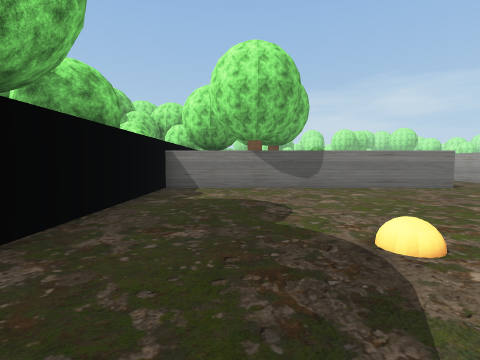
view 1 (above)

23 first-person views from a walk through a 3-D level made in the Unity game engine. The camera is 1.4 m above the floor, tilts 4° down and sees 85° across. The floor is counted in squares, 2 m on a side. Each view is taken from the middle of a square. On the plan, view 1 faces up. The plan holds only what a view shows up to about 9 squares ahead; the rest is blank. The place goes on beyond the plan. Some trees and plants on the terrain are drawn as simple stand-ins. The player is left out.

view 2
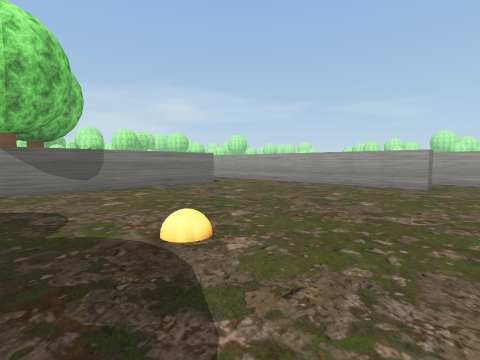

view 3
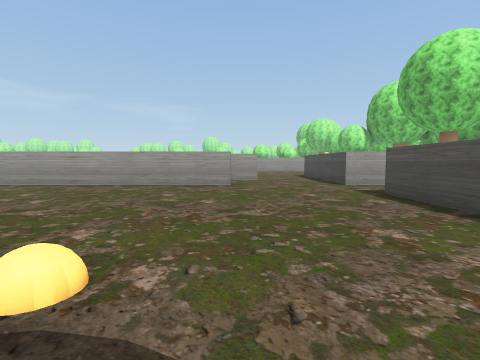

view 4
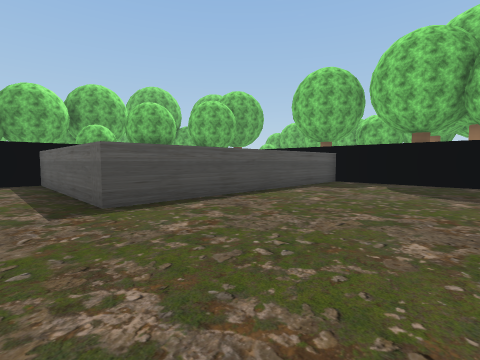

view 5
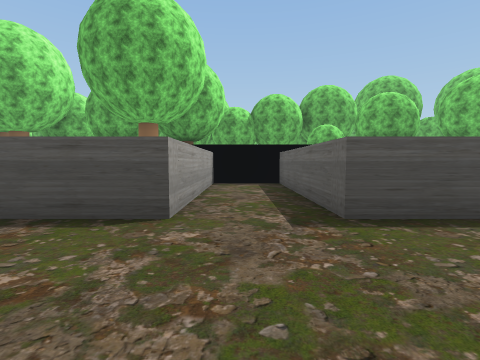

view 6
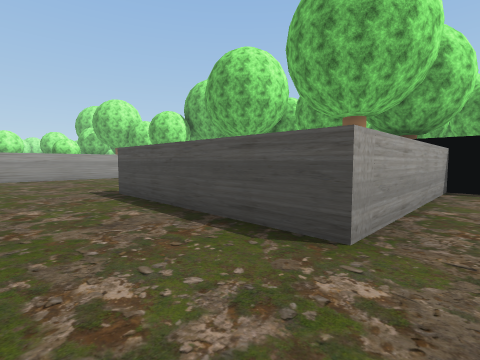

view 7
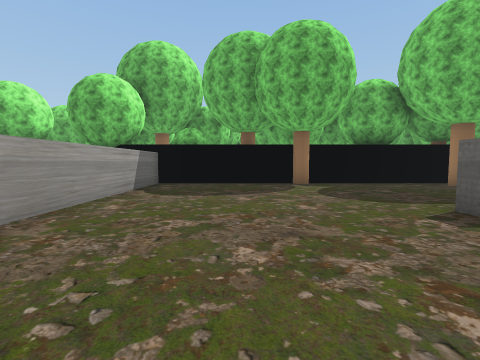

view 8
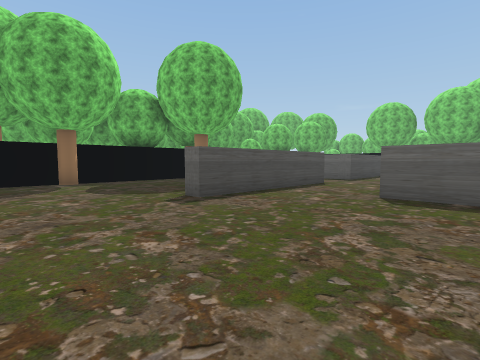

view 9
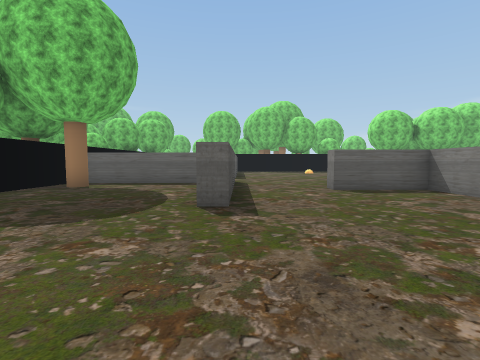

view 10
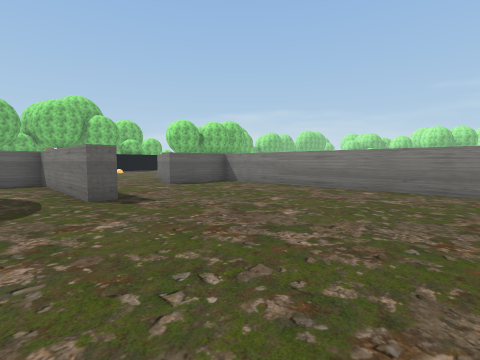

view 11
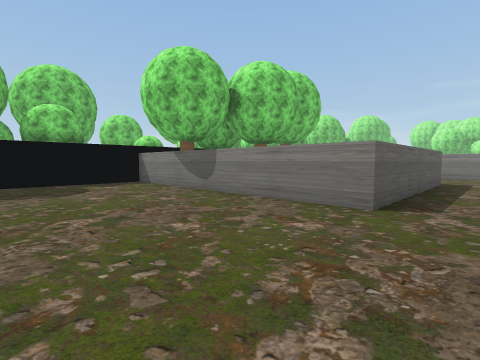

view 12
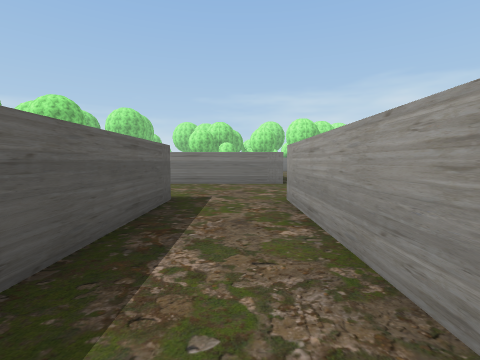

view 13
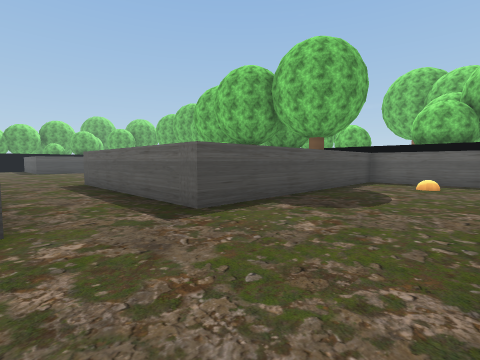

view 14
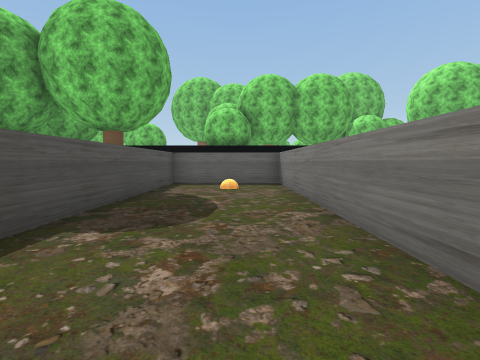

view 15
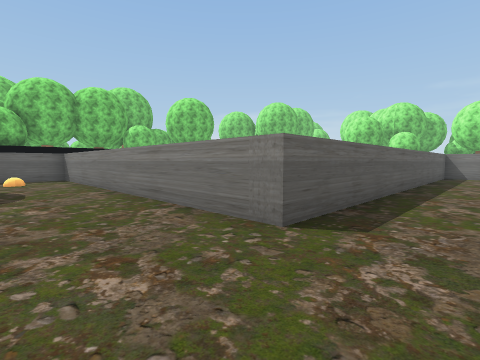

view 16
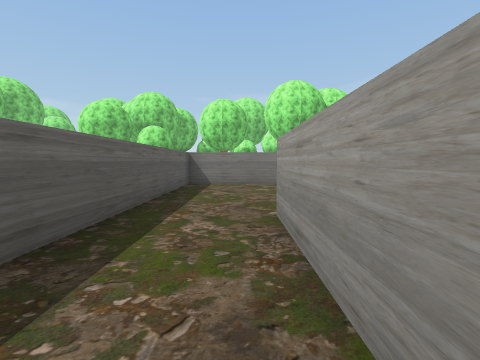

view 17
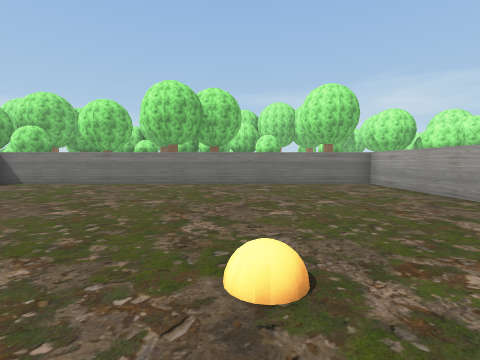

view 18
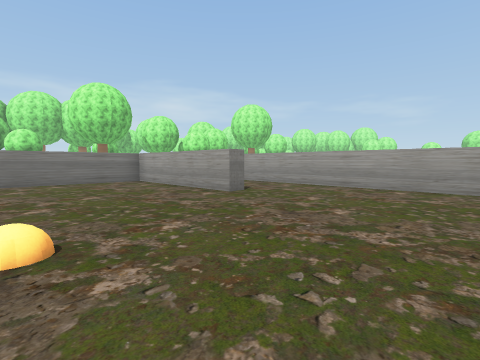

view 19
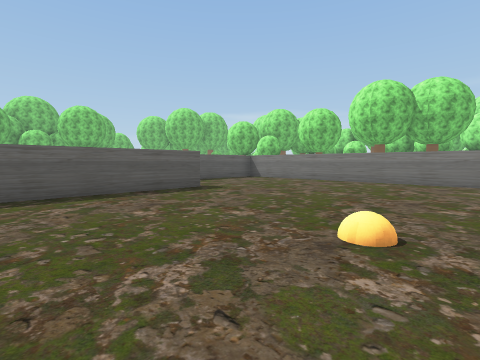

view 20
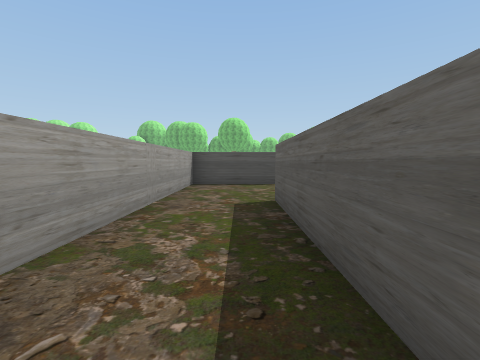

view 21
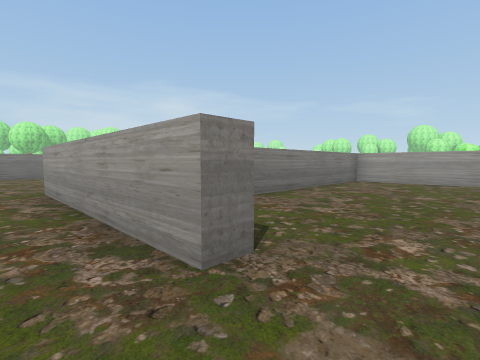

view 22
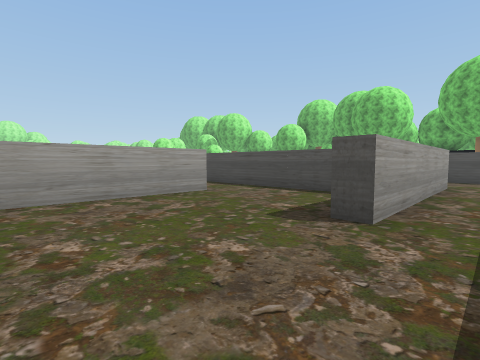

view 23
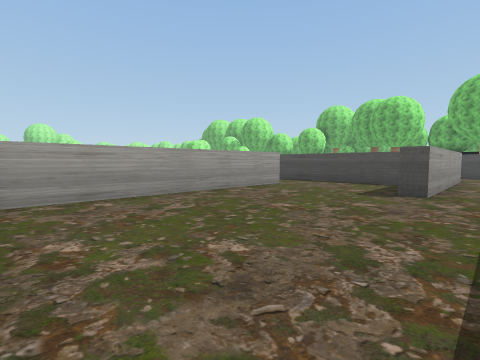

### Floor plan
Points are (right, up) in squares from view 1. A wall is a line through its corners. A room is listed if a view was taken in it or the views show most of it. See-through windows are left out.
Room 1 (views 1, 2, 3, 4, 5, 6, 11, 21)
walls: (8.4, 1.3) (7.9, 1.3) (7.9, 5.5); (-2, 1.6) (-2, -1.8); (10, 0.3) (10, 1.5); (5.7, 7) (-2, 7) (-2, 3.4); (-1.6, -2.2) (5.7, -2.2) (5.7, -7.5) (7.9, -7.5) (7.9, -2.2) (9.6, -2.2)
ways out: opening at (10, -0.5) to room 2; opening at (6.5, 6.5) to room 3; opening at (9, 2) to room 5
objects: orange ball (1, 2)
Room 2 (views 7, 8, 9, 10)
walls: (9.6, -2.2) (13, -2.2) (13, -2.7) (8.4, -2.7) (8.4, -7); (9.5, -7.5) (18.6, -7.5) (18.6, 2.1); (18.1, 2.7) (10.5, 2.7) (10.5, 0.3) (10, 0.3)
ways out: opening at (10, -0.5) to room 1
objects: tree (9, -9) to (9, -8); tree (10, -7); tree (11, -9) to (11, -8); tree (14, -8) to (14, -7); tree (16, -9) to (16, -8)
Room 3 (views 12, 13, 14, 15)
walls: (8.4, 16.3) (-1.5, 16.3) (-1.5, 12.8) (5.7, 12.8) (5.7, 7); (7.9, 5.5) (7.9, 12.8) (10.5, 12.8) (10.5, 15.5)
ways out: opening at (6.5, 6.5) to room 1; opening at (9.5, 16.5) to room 4
objects: orange ball (0, 15)
Room 4 (views 16, 17, 18, 19, 20)
walls: (11, 22.5) (11, 18.1); (20.8, 22.5) (20.2, 22.5) (20.2, 27.3) (8.4, 27.3) (8.4, 16.3); (10.5, 15.5) (10.5, 22.5); (23.2, 18.2) (23.2, 21.4)
ways out: opening at (9.5, 16.5) to room 3; opening at (21.5, 22.5)
objects: orange ball (16, 20)
Room 5 (views 22, 23)
walls: (14.1, 5) (14.1, 11.9); (11.1, 3.2) (13.6, 3.2); (10, 1.5) (10, 5.9) (10.5, 5.9)
ways out: opening at (9, 2) to room 1; opening at (14, 4)

Positions as (right, up) in squares from view 1, and headings:
1: (0, 0), facing up
2: (0, 0), facing up-right
3: (0, 1), facing right
4: (7, 2), facing down-left
5: (7, 1), facing down
6: (7, 0), facing down-right
7: (16, 1), facing down
8: (16, 2), facing down-left
9: (17, -2), facing left
10: (18, -4), facing up-left
11: (7, 3), facing up-left
12: (7, 8), facing up
13: (8, 16), facing down-left
14: (7, 15), facing left
15: (10, 14), facing up-left
16: (10, 19), facing up
17: (16, 19), facing up
18: (16, 18), facing up-right
19: (17, 18), facing up-left
20: (9, 21), facing down
21: (9, -1), facing up-right
22: (9, 9), facing down-right
23: (9, 12), facing down-right
